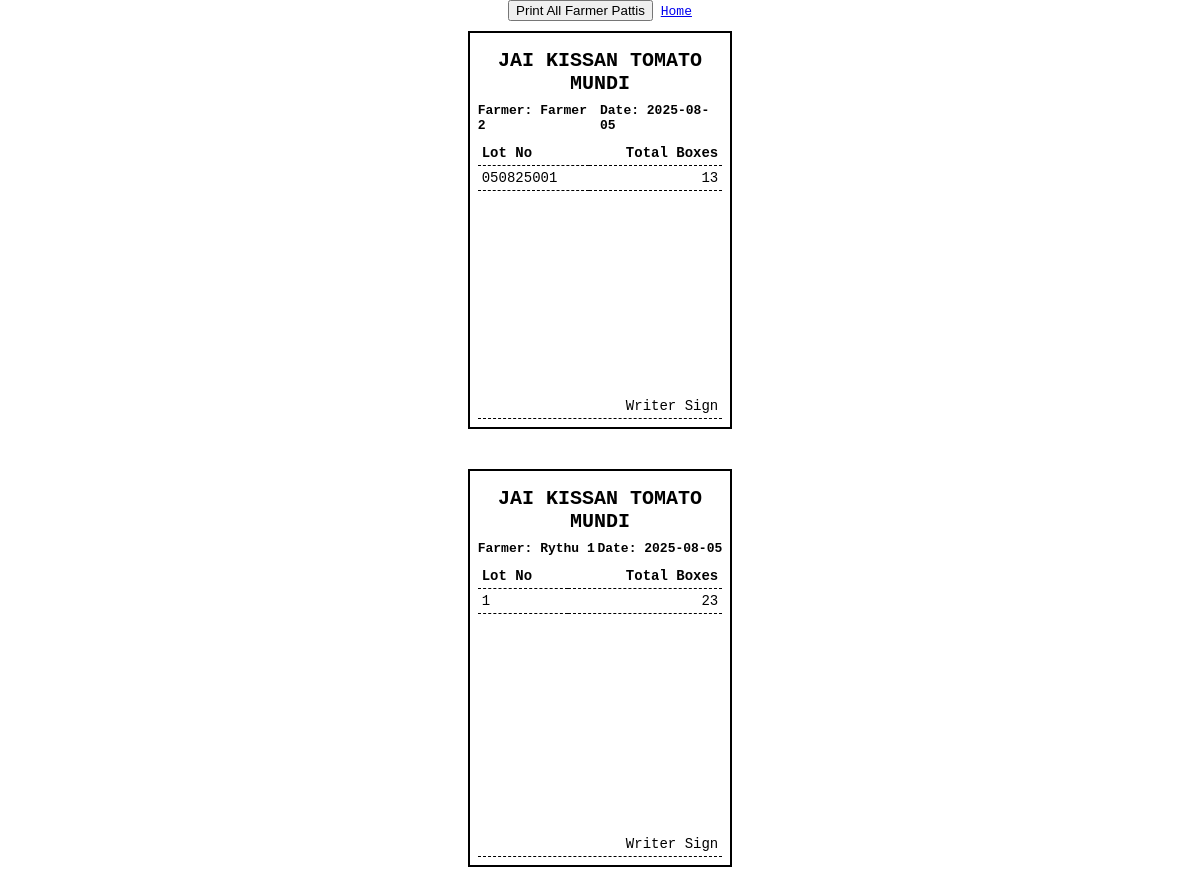
/receipt/farmer_pattis/1, run on the app's committed database.
### app/models.py (models this page shows)
class Farmer(db.Model):
    id = db.Column(db.Integer, primary_key=True)
    name = db.Column(db.String(100), nullable=False)

class DriverPatti(db.Model):
    id = db.Column(db.Integer, primary_key=True)
    driver_id = db.Column(db.Integer, db.ForeignKey('driver.id'))
    transport_rate = db.Column(db.Float)
    date = db.Column(db.String)

class LotInfo(db.Model):
    id = db.Column(db.Integer, primary_key=True)
    driver_patti_id = db.Column(db.Integer, db.ForeignKey('driver_patti.id'))
    farmer_id = db.Column(db.Integer, db.ForeignKey('farmer.id'))
    lot_number = db.Column(db.String(50))
    jk_boxes = db.Column(db.Integer)
    other_boxes = db.Column(db.Integer)
    transport_rate = db.Column(db.Float)
    total_boxes = db.Column(db.Integer)
    transport_amount = db.Column(db.Float)
    date = db.Column(db.String(20))

### app/routes.py (the view)
@main.route("/receipt/farmer_pattis/<int:driver_patti_id>")
def farmer_patti_receipts(driver_patti_id):
    db = get_db_connection()
    cur = db.cursor()
    lots = cur.execute("""
        SELECT li.lot_number, li.jk_boxes, li.other_boxes, dp.date, f.name as farmer_name, f.id as farmer_id
        FROM lot_info li
        JOIN driver_patti dp ON li.driver_patti_id = dp.id
        JOIN farmer f ON f.id = li.farmer_id
        WHERE li.driver_patti_id = ?
        ORDER BY f.name, li.lot_number
    """, (driver_patti_id,)).fetchall()
    from collections import defaultdict
    farmer_lots = defaultdict(list)
    for lot in lots:
        farmer_lots[lot["farmer_id"]].append(lot)
    return render_template("farmer_receipts.html", farmer_lots=farmer_lots)

### app/routes.py (called while the page is built)
def get_db_connection():
    conn = sqlite3.connect(DB_PATH)
    conn.row_factory = sqlite3.Row  # Allows accessing columns by name
    return conn

### app/templates/farmer_receipts.html (shortened to what this page needs)
<!DOCTYPE html>
<html>
<head>
</head>
<body>
  <div class="no-print" style="text-align:center; margin-bottom: 10px;">
    <button onclick="window.print()">Print All Farmer Pattis</button>
    <a href="/entry">Home</a>
  </div>
  {% for farmer_id, lots in farmer_lots.items() %}
   <div class="receipt">
  <div class="receipt-content">
    <div class="receipt-header">Jai Kissan Tomato Mundi</div>
    <div class="header-line">
      <span>Farmer: {{ lots[0].farmer_name }}</span>
      <span>Date: {{ lots[0].date }}</span>
    </div>
    <table>
      <thead>
        <tr><th>Lot No</th><th class="right">Total Boxes</th></tr>
      </thead>
      <tbody>
        {% for lot in lots %}
          {% set lot_total = lot.jk_boxes + lot.other_boxes %}
          <tr>
            <td>{{ lot.lot_number }}</td>
            <td class="right">{{ lot_total }}</td>
          </tr>
        {% endfor %}
      </tbody>
    </table>
  </div>
  <div class="signature-section">
    <br><br>
    <table>
      <tr>
        <td class="right">Writer Sign</td>
      </tr>
    </table>
  </div>
</div>
  {% endfor %}
</body>
</html>

### app/templates/farmer_receipts.html (style rules this page uses)
body { font-family: monospace; width: 70mm; margin: 0 auto; }
.receipt { page-break-after: always; margin-bottom: 40px; min-height: 10cm; display: flex; flex-direction: column; border: 2px solid black; padding: 8px; }
.receipt-header { font-size: 20px; font-weight: bold; text-align: center; margin-top: 8px; margin-bottom: 8px; text-transform: uppercase; }
.receipt-content { flex-grow: 0; }
.signature-section { margin-top: auto; }
.header-line { display: flex; justify-content: space-between; font-weight: bold; margin: 4px 0; }
table { width: 100%; border-collapse: collapse; margin-top: 8px; }
th, td { border-bottom: 1px dashed #000; padding: 4px; font-size: 14px; text-align: left; }
.right { text-align: right; }

### data on the page
Farmer: name "Farmer 2"
DriverPatti: date "2025-08-05" "2025-08-05"
LotInfo: lot_number "050825001", lot_total "13"
Farmer: name "Rythu 1"
LotInfo: lot_number "1", lot_total "23"
